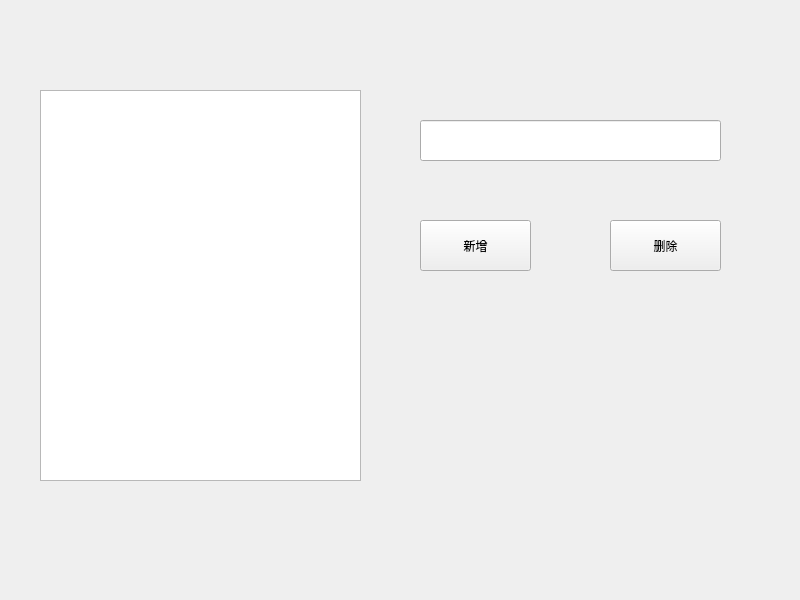
<?xml version="1.0" encoding="UTF-8"?>
<ui version="4.0">
 <class>Widget</class>
 <widget class="QWidget" name="Widget">
  <property name="geometry">
   <rect>
    <x>0</x>
    <y>0</y>
    <width>800</width>
    <height>600</height>
   </rect>
  </property>
  <property name="windowTitle">
   <string>Widget</string>
  </property>
  <widget class="QListWidget" name="listWidget">
   <property name="geometry">
    <rect>
     <x>40</x>
     <y>90</y>
     <width>321</width>
     <height>391</height>
    </rect>
   </property>
  </widget>
  <widget class="QLineEdit" name="lineEdit">
   <property name="geometry">
    <rect>
     <x>420</x>
     <y>120</y>
     <width>301</width>
     <height>41</height>
    </rect>
   </property>
  </widget>
  <widget class="QPushButton" name="pushButton_Insert">
   <property name="geometry">
    <rect>
     <x>420</x>
     <y>220</y>
     <width>111</width>
     <height>51</height>
    </rect>
   </property>
   <property name="text">
    <string>新增</string>
   </property>
  </widget>
  <widget class="QPushButton" name="pushButton_Delete">
   <property name="geometry">
    <rect>
     <x>610</x>
     <y>220</y>
     <width>111</width>
     <height>51</height>
    </rect>
   </property>
   <property name="text">
    <string>删除</string>
   </property>
  </widget>
 </widget>
 <resources/>
 <connections/>
</ui>
